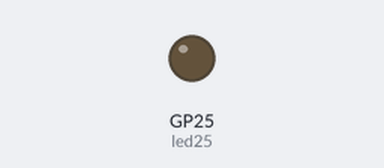
Bench run of a program on a simulated Raspberry Pi Pico running MicroPython. Parts: output pins drawn as LEDs (lit = HIGH). What the program prints to the serial console is not drawn.

Above: at 0.5 s.
At 23.5 s:
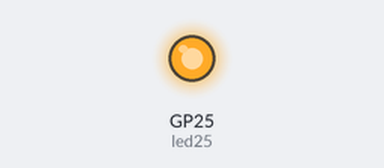
Timing chart, 0 to 26.1 s (numbered marks = the images above):
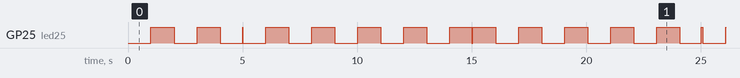

The program:

lesson6_2.py
```python
from machine import Pin
import time

#start_ticks = time.ticks_ms()  #ms ->> 千分之一秒
start_ticks1 = time.ticks_ms()
start_ticks2 = time.ticks_ms()
start_ticks3 = time.ticks_ms()
led25 = Pin("LED", Pin.OUT)
ledStatus = False

"""
while True:
    var_ticks = time.ticks_ms()
    if var_ticks - start_ticks >= 1000: #1000 ->> 1秒
        start_ticks = time.ticks_ms()
        ledStatus = not ledStatus
        led25.value(ledStatus)
"""

while True:
    if time.ticks_diff(time.ticks_ms(), start_ticks1) >= 1000:
        print("過1秒了")
        start_ticks1 = time.ticks_ms()
        ledStatus = not ledStatus
        led25.value(ledStatus)

    if time.ticks_diff(time.ticks_ms(), start_ticks2) >= 5000:
        print("過5秒了")
        start_ticks2 = time.ticks_ms()
        ledStatus = not ledStatus
        led25.value(ledStatus)

    if time.ticks_diff(time.ticks_ms(), start_ticks3) >= 10000:
        print("過10秒了")
        start_ticks3 = time.ticks_ms()
        ledStatus = not ledStatus
        led25.value(ledStatus)
```

Measured:
- by itself, GP25 (led25): moves between LOW and HIGH, repeating every 20.1 s
